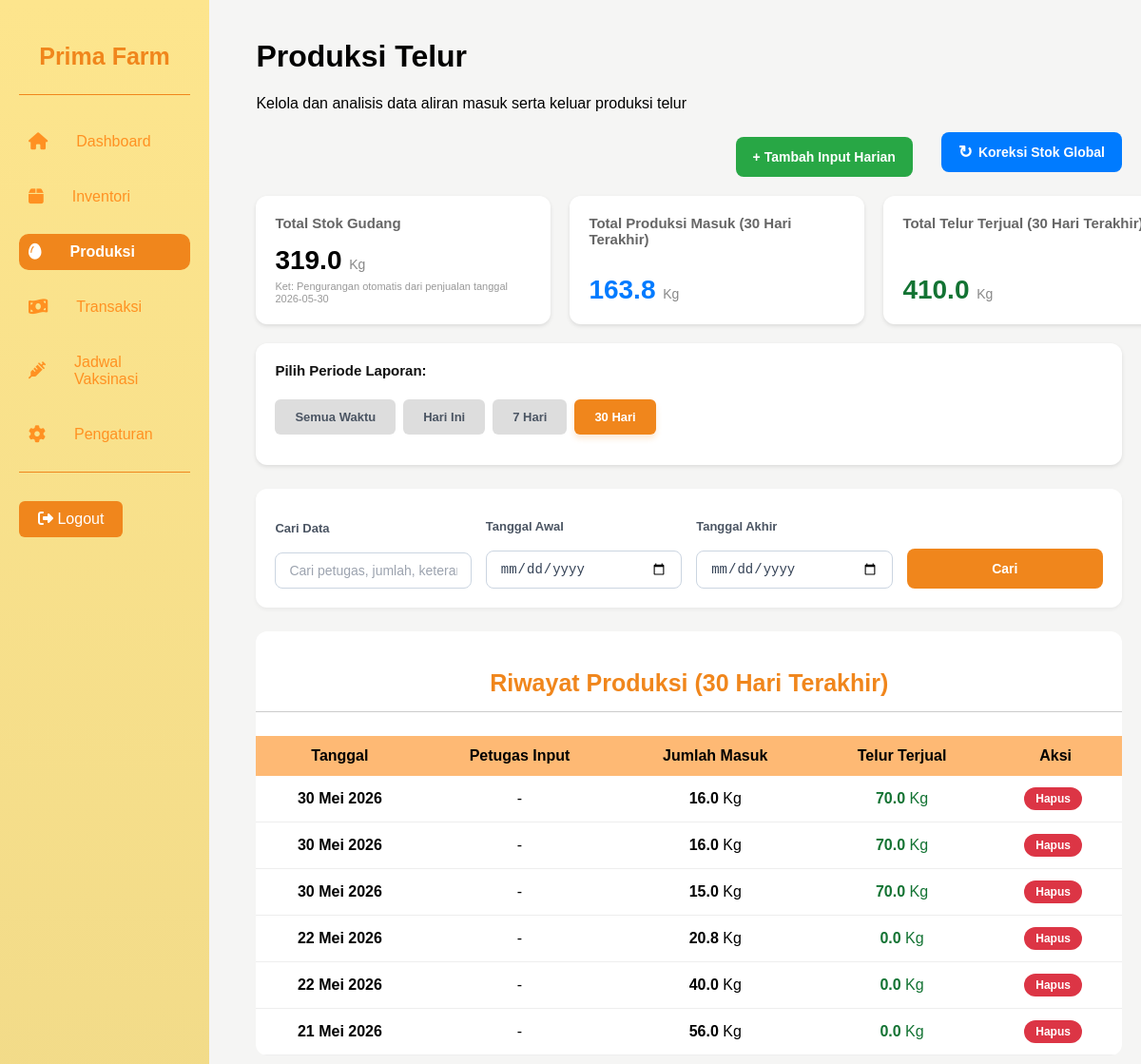
Screenshot of /menu_produksi.php (signed in) with the database file from the repository.
### tables this page shows
CREATE TABLE `stok_gudang` (
  `id` int NOT NULL DEFAULT '1',
  `total_stok_telur` decimal(10,2) DEFAULT '0.00',
  `keterangan_update` text,
  `terakhir_diubah` timestamp NULL DEFAULT CURRENT_TIMESTAMP ON UPDATE CURRENT_TIMESTAMP
);

CREATE TABLE `produksi_telur` (
  `id_produksi` int NOT NULL,
  `id_petugas` int DEFAULT NULL,
  `tanggal` date DEFAULT NULL,
  `total_telur` float DEFAULT NULL
);

### tanggal.php (called while the page is built, shortened)
<?php
function tanggal_indo($tanggal) {
    $bulan = [
        1 => 'Januari','Februari','Maret','April','Mei','Juni',
             'Juli','Agustus','September','Oktober','November','Desember'
    ];
    $timestamp = strtotime($tanggal);
    return date('d', $timestamp) . ' ' .
           $bulan[(int)date('m', $timestamp)] . ' ' .
           date('Y', $timestamp);
}
?>

### menu_produksi.php (the view, shortened to what this page needs)
<?php
include("koneksi.php");
include("tanggal.php");
$periode = $_GET['periode'] ?? 'bulanan';
$tgl_awal = $_GET['tgl_awal'] ?? '';
$tgl_akhir = $_GET['tgl_akhir'] ?? '';
$keyword = isset($_GET['keyword']) ? mysqli_real_escape_string($conn, $_GET['keyword']) : '';
$filter_periode_prod = "";
$filter_periode_trans = "";
$label_periode = "";
if (!empty($tgl_awal) && !empty($tgl_akhir)) {
    $filter_periode_prod = "pt.tanggal BETWEEN '$tgl_awal' AND '$tgl_akhir'";
    $filter_periode_trans = "t.tanggal_transaksi BETWEEN '$tgl_awal' AND '$tgl_akhir'";
    $label_periode = "Periode " . tanggal_indo($tgl_awal) . " s/d " . tanggal_indo($tgl_akhir);
    $periode = 'custom';
} else {
    switch ($periode) {
        case 'bulanan':
            $filter_periode_prod = "pt.tanggal >= DATE_SUB(CURDATE(), INTERVAL 1 MONTH)";
            $filter_periode_trans = "t.tanggal_transaksi >= DATE_SUB(CURDATE(), INTERVAL 1 MONTH)";
            $label_periode = "30 Hari Terakhir";
            break;
    }
}
$where_prod_card = $filter_periode_prod ? "WHERE " . $filter_periode_prod : "";
$where_trans_card = $filter_periode_trans ? "WHERE " . $filter_periode_trans : "";
$query_total_prod = mysqli_fetch_assoc(mysqli_query($conn, "
    SELECT SUM(pt.total_telur) as total
    FROM `produksi_telur` pt
    $where_prod_card
"));
$query_total_jual = mysqli_fetch_assoc(mysqli_query($conn, "
    SELECT SUM(tt.jumlah_telur) as total_terjual
    FROM `telur_terjual` tt
    JOIN transaksi t ON tt.id_transaksi = t.id_transaksi
    $where_trans_card
"));
$query_stok_gudang = mysqli_fetch_assoc(mysqli_query($conn, "
    SELECT total_stok_telur, keterangan_update
    FROM stok_gudang
    WHERE id = 1
"));
$conditions = [];
if ($filter_periode_prod) { $conditions[] = $filter_periode_prod; }
$where_riwayat = count($conditions) > 0 ? "WHERE " . implode(" AND ", $conditions) : "";
$query_riwayat = mysqli_query($conn, "
    SELECT
        pt.id_produksi,
        pt.tanggal,
        pt.total_telur,
        p.nama_petugas,
        (SELECT SUM(jumlah_telur)
         FROM telur_terjual tt
         JOIN transaksi t ON tt.id_transaksi = t.id_transaksi
         WHERE t.tanggal_transaksi = pt.tanggal) as total_terjual
    FROM produksi_telur pt
    LEFT JOIN petugas p ON pt.id_petugas = p.id_petugas
    $where_riwayat
    ORDER BY pt.tanggal DESC
");
?>
<!DOCTYPE html>
<html lang="id">
<head>
    <link rel="stylesheet" href="menu.css">
</head>
<body>
    <div class="container">
        <?php $active = 'produksi'; include("sidebar.php"); ?>
        <main>
            <h1>Produksi Telur</h1>
            <p>Kelola dan analisis data aliran masuk serta keluar produksi telur</p>
            <div class="top-action-bar">
                <div class="btn-group-side">
                    <a href="produksi.php" class="btn-tambah">+ Tambah Input Harian</a>
                    <a href="update_stok_telur.php" class="btn-update"><span class="icon-rotasi">&#8635;</span> Koreksi Stok Global</a>
                </div>
            </div>
            <div class="card-container">
                <div class="card">
                    <p style="margin: 0; color: #666; font-size: 15px;">Total Stok Gudang</p>
                    <h2 style="margin: 15px 0 0 0;"><?= number_format($query_stok_gudang['total_stok_telur'] ?? 0, 1); ?> <span style="font-size: 14px; color: #888; font-weight: normal;">Kg</span></h2>
                    <small style="color: #999; margin-top: 5px; font-size: 11px; display: block; line-height: 1.2;">Ket: <?= htmlspecialchars($query_stok_gudang['keterangan_update'] ?? '-'); ?></small>
                </div>
                <div class="card">
                    <p style="margin: 0; color: #666; font-size: 15px;">Total Produksi Masuk (<?= $label_periode ?>)</p>
                    <h2 style="margin: 15px 0 0 0; color: #007bff;"><?= number_format($query_total_prod['total'] ?? 0, 1); ?> <span style="font-size: 14px; color: #888; font-weight: normal;">Kg</span></h2>
                </div>
                <div class="card">
                    <p style="margin: 0; color: #666; font-size: 15px;">Total Telur Terjual (<?= $label_periode ?>)</p>
                    <h2 style="margin: 15px 0 0 0; color: #137333;"><?= number_format($query_total_jual['total_terjual'] ?? 0, 1); ?> <span style="font-size: 14px; color: #888; font-weight: normal;">Kg</span></h2>
                </div>
            </div>
            <div class="filter-container-row">
                <div class="filter-card-custom">
                    <p style="margin: 0 0 5px 0; font-size: 15px; font-weight: bold; color: #111;">Pilih Periode Laporan:</p>
                    <form method="GET" action="">
                        <div class="radio-tile-group">
                            <div class="radio-wrapper">
                                <label for="semua" class="radio-label">Semua Waktu</label>
                            </div>
                            <div class="radio-wrapper">
                                <label for="harian" class="radio-label">Hari Ini</label>
                            </div>
                            <div class="radio-wrapper">
                                <label for="mingguan" class="radio-label">7 Hari</label>
                            </div>
                            <div class="radio-wrapper">
                                <label for="bulanan" class="radio-label">30 Hari</label>
                            </div>
                        </div>
                    </form>
                </div>
            </div>
            <div class="search-filter-wrapper">
                <form method="GET" action="" class="search-filter-form">
                    <div class="filter-input-group">
                        <label for="keyword">Cari Data</label>
                        <input type="text" id="keyword" name="keyword" placeholder="Cari petugas, jumlah, keterangan..." value="<?= htmlspecialchars($keyword) ?>">
                    </div>
                    <div class="filter-input-group">
                        <label for="tgl_awal">Tanggal Awal</label>
                        <input type="date" id="tgl_awal" name="tgl_awal" value="<?= htmlspecialchars($tgl_awal) ?>">
                    </div>
                    <div class="filter-input-group">
                        <label for="tgl_akhir">Tanggal Akhir</label>
                        <input type="date" id="tgl_akhir" name="tgl_akhir" value="<?= htmlspecialchars($tgl_akhir) ?>">
                    </div>
                    <button type="submit" class="search-submit-btn">Cari</button>
                </form>
            </div>
            <div class="table-box">
                <h3>Riwayat Produksi (<?= $label_periode ?>)</h3>
                <table>
                    <thead>
                        <tr>
                            <th>Tanggal</th>
                            <th>Petugas Input</th>
                            <th>Jumlah Masuk</th>
                            <th>Telur Terjual</th>
                            <th>Aksi</th>
                        </tr>
                    </thead>
                    <tbody>
                        <?php if (mysqli_num_rows($query_riwayat) > 0): ?>
                            <?php while ($row = mysqli_fetch_assoc($query_riwayat)) { ?>
                                <tr>
                                    <td><strong><?= tanggal_indo($row['tanggal']); ?></strong></td>
                                    <td><?= htmlspecialchars($row['nama_petugas'] ?? '-'); ?></td>
                                    <td><strong><?= number_format($row['total_telur'], 1); ?></strong> Kg</td>
                                    <td style="color: #137333;"><strong><?= number_format($row['total_terjual'] ?? 0, 1); ?></strong> Kg</td>
                                    <td>
                                        <a href="hapus_produksi.php?id=<?= $row['id_produksi']; ?>"
                                           onclick="return confirm('Yakin ingin menghapus data aliran masuk ini?')"
                                           class="btn-aksi btn-hapus">Hapus</a>
                                    </td>
                                </tr>
                            <?php } ?>
                        <?php else: ?>
                            <tr>
                                <td colspan="5" style="text-align: center; color: #666; padding: 20px;">Tidak ada data ditemukan untuk periode ini.</td>
                            </tr>
                        <?php endif; ?>
                    </tbody>
                </table>
            </div>
        </main>
    </div>
</body>
</html>

### menu.css (style rules this page uses)
body { background-color: rgb(245, 245, 244); font-family: Arial, sans-serif; margin: 0; }
.container { display: grid; grid-template-columns: 220px auto; height: 100vh; overflow: hidden; }
main { overflow-y: auto; padding: 20px; margin-bottom: 3%; }
.container h3 { font-size: 25px; font-weight: bold; color: #f0861c; text-align: center; }
main { margin-left: 3%; }
.card h2 { font-size: 28px; margin-bottom: 10px; }
.card p { font-size: 24px; font-weight: bold; }
.card h2 { font-size:28px; margin-top:5px; }
.table-box { background:white; border-radius:12px; overflow:hidden; margin-top:20px; width: 100%; }
.table-box h3 { padding:15px; border-bottom:1px solid #ccc; }
table { width:100%; border-collapse:collapse; }
tr td { border-bottom:1px solid #eee; }
th, td { padding:12px; text-align:center; }
thead { background: #feb974; }
.btn-tambah { text-decoration: none; background:#f0861c; color:white; border:none; padding:10px 20px; border-radius:10px; cursor:pointer; margin-right: 20px; margin-top: 10px; }
input[type="radio"] + label { display: inline-block; padding: 10px 20px; border-radius: 6px; background-color: #ddd; cursor: pointer; }
input[type="radio"]:checked + label { background-color: red; color: white; }
.card-container { display:flex; gap:20px; margin:20px 0; }
.card { background:#ffffff; padding:20px; border-radius:12px; min-width:270px; box-shadow: 0 2px 4px rgba(0, 0, 0, 0.1); }
label { display: block; font-size: 16px; font-weight: 600; color: #111111; margin-bottom: 12px; margin-top: 12px; }
input { width: 95%; padding: 16px 20px; font-size: 18px; font-weight: 500; border: 1.5px solid #D1D5DB; border-radius: 12px; color: #111111; outline: none; transition: all 0.2s ease; background-color: #fff; }
input[type="text"], input[type="password"] { width: 100%; padding: 16px 18px; font-size: 18px; font-weight: 500; border: 1.5px solid #D1D5DB; border-radius: 10px; color: #111111; outline: none; transition: all 0.2s; }
input::placeholder { color: #9CA3AF; font-weight: 400; }
.btn-aksi { padding: 6px 12px; text-decoration: none; font-size: 12px; border-radius: 4px; margin-right: 5px; display: inline-block; transition: 0.3s; }
.btn-hapus { background-color: #ef4444; color: white; border: none; }

### rows the page displays
stok_gudang: total_stok_telur "319.0", keterangan_update "Pengurangan otomatis dari penjualan tanggal 2026-05-30"
produksi_telur: tanggal "30 Mei 2026", nama_petugas "-", total_telur "16.0", total_terjual "70.0"
produksi_telur: tanggal "30 Mei 2026", nama_petugas "-", total_telur "16.0", total_terjual "70.0"
produksi_telur: tanggal "30 Mei 2026", nama_petugas "-", total_telur "15.0", total_terjual "70.0"
produksi_telur: tanggal "22 Mei 2026", nama_petugas "-", total_telur "20.8", total_terjual "0.0"
produksi_telur: tanggal "22 Mei 2026", nama_petugas "-", total_telur "40.0", total_terjual "0.0"
produksi_telur: tanggal "21 Mei 2026", nama_petugas "-", total_telur "56.0", total_terjual "0.0"

### other values shown
$label_periode "30 Hari Terakhir"
$query_total_prod['total'] "163.8"
$query_total_jual['total_terjual'] "410.0"
